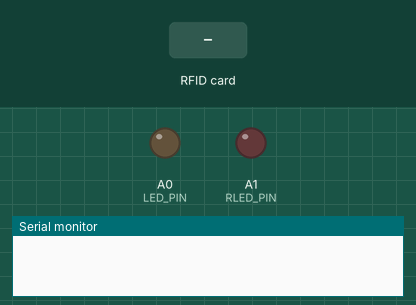
Simulated run of this sketch. Board: Arduino Uno, built with avr-gcc and run on an emulated ATmega328P. Shown: output pins drawn as LEDs (lit = HIGH), the last lines printed to the serial monitor. The inputs (shaded band) are chosen by the test bench. Pins used as bus, display or sensor lines are not drawn.

Above: at 1.2 s.
1.3 s: RFID card F4 34 47 22 held to the reader
At 2.1 s:
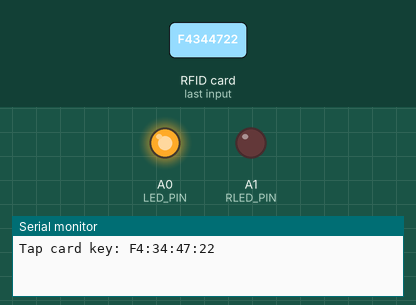
2.8 s: RFID card 5E 7A 19 C4 held to the reader
At 3.5 s:
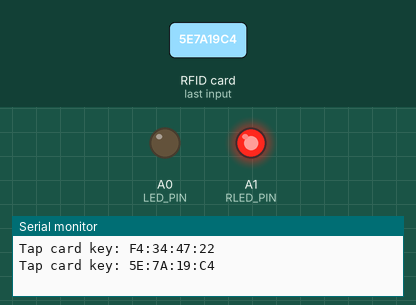
Timing chart, 0 to 5.8 s (numbered marks = the images above; inputs shaded):
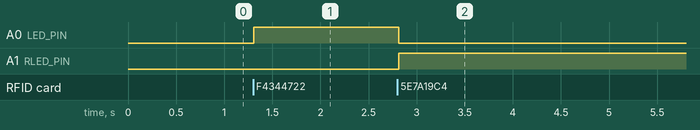

The sketch:

RFIDTEST.ino
```cpp
#include "SPI.h"
#include "MFRC522.h"

#define SS_PIN 10
#define RST_PIN 9
#define LED_PIN A0
#define RLED_PIN A1

MFRC522 rfid(SS_PIN, RST_PIN);

MFRC522::MIFARE_Key key;

void setup() {
    Serial.begin(9600);
    SPI.begin();
    rfid.PCD_Init();
    pinMode(LED_PIN, OUTPUT);
    pinMode(RLED_PIN, OUTPUT);
}

void loop() {
  if (!rfid.PICC_IsNewCardPresent() || !rfid.PICC_ReadCardSerial())
    return;

  // Serial.print(F("PICC type: "));
  MFRC522::PICC_Type piccType = rfid.PICC_GetType(rfid.uid.sak);
  // Serial.println(rfid.PICC_GetTypeName(piccType));

  // Check is the PICC of Classic MIFARE type
  if (piccType != MFRC522::PICC_TYPE_MIFARE_MINI &&
    piccType != MFRC522::PICC_TYPE_MIFARE_1K &&
    piccType != MFRC522::PICC_TYPE_MIFARE_4K) {
    Serial.println(F("Your tag is not of type MIFARE Classic."));
    return;
  }

  String strID = "";
  for (byte i = 0; i < 4; i++) {
    strID +=
    (rfid.uid.uidByte[i] < 0x10 ? "0" : "") +
    String(rfid.uid.uidByte[i], HEX) +
    (i!=3 ? ":" : "");
  }
  strID.toUpperCase();

  Serial.print("Tap card key: ");
  Serial.println(strID);

  // โค้ดส่วนควบคุมหลอด LED โดยเอาค่าจากตัวแปร strID มาเทียบ
  if (strID.indexOf("F4:34:47:22") >= 0) {
    digitalWrite(LED_PIN, HIGH);
    digitalWrite(RLED_PIN, LOW);
  } else {
    digitalWrite(RLED_PIN, HIGH);
    digitalWrite(LED_PIN, LOW);
  }

  rfid.PICC_HaltA();
  rfid.PCD_StopCrypto1();
}
```

Measured:
- after the input at 1.3 s, A0 (LED_PIN): LOW → HIGH at once
- after the input at 2.8 s, A0 (LED_PIN): HIGH → LOW at once; A1 (RLED_PIN): LOW → HIGH at once
